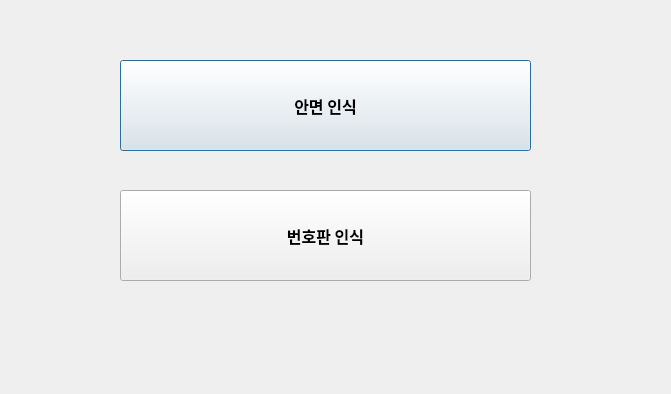
<?xml version="1.0" encoding="UTF-8"?>
<ui version="4.0">
 <class>Dialog</class>
 <widget class="QDialog" name="Dialog">
  <property name="geometry">
   <rect>
    <x>0</x>
    <y>0</y>
    <width>671</width>
    <height>394</height>
   </rect>
  </property>
  <property name="windowTitle">
   <string>FullCover</string>
  </property>
  <property name="windowIcon">
   <iconset>
    <normaloff>home.png</normaloff>
    <normalon>home.png</normalon>
    <disabledoff>home.png</disabledoff>
    <disabledon>home.png</disabledon>
    <activeoff>home.png</activeoff>
    <activeon>home.png</activeon>
    <selectedoff>home.png</selectedoff>
    <selectedon>home.png</selectedon>home.png</iconset>
  </property>
  <property name="toolTipDuration">
   <number>0</number>
  </property>
  <widget class="QPushButton" name="facebtn">
   <property name="geometry">
    <rect>
     <x>120</x>
     <y>60</y>
     <width>411</width>
     <height>91</height>
    </rect>
   </property>
   <property name="font">
    <font>
     <family>맑은 고딕</family>
     <pointsize>12</pointsize>
     <weight>75</weight>
     <bold>true</bold>
    </font>
   </property>
   <property name="text">
    <string>안면 인식</string>
   </property>
  </widget>
  <widget class="QPushButton" name="carbtn">
   <property name="geometry">
    <rect>
     <x>120</x>
     <y>190</y>
     <width>411</width>
     <height>91</height>
    </rect>
   </property>
   <property name="font">
    <font>
     <family>맑은 고딕</family>
     <pointsize>12</pointsize>
     <weight>75</weight>
     <bold>true</bold>
    </font>
   </property>
   <property name="text">
    <string>번호판 인식</string>
   </property>
  </widget>
 </widget>
 <resources/>
 <connections/>
</ui>
